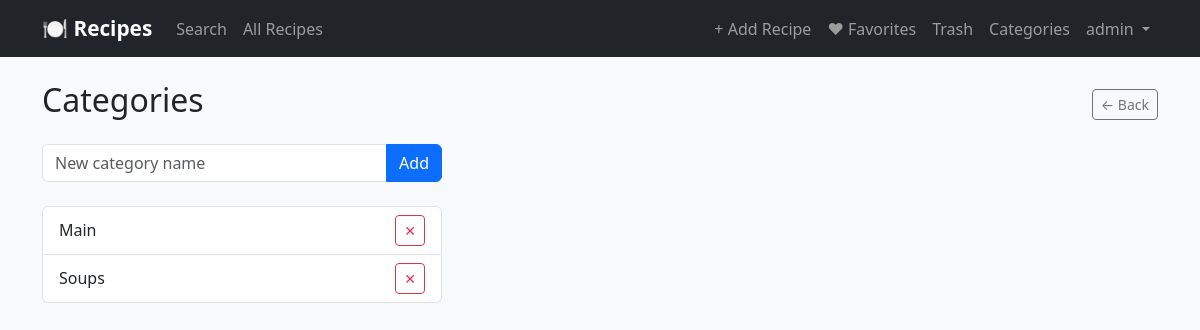
The app's page /admin/categories (signed in) with its own data.
### entities/user.py (models this page shows, shortened)
class User(UserMixin, db.Model):
    __tablename__ = 'users'
    id            = db.Column(db.Integer, primary_key=True)
    username      = db.Column(db.String(100), unique=True, nullable=False)
    email         = db.Column(db.String(255), unique=True, nullable=False, index=True)
    password_hash = db.Column(db.String(255), nullable=False)
    role          = db.Column(db.String(20), default='user')  # 'user' | 'admin'
    bio           = db.Column(db.Text, nullable=True)
    avatar_path   = db.Column(db.String(512), nullable=True)
    is_active     = db.Column(db.Boolean, default=True, nullable=False)
    created_at    = db.Column(db.DateTime, default=datetime.utcnow)
    updated_at    = db.Column(db.DateTime, default=datetime.utcnow, onupdate=datetime.utcnow)
    recipes  = db.relationship('Recipe', backref='author', lazy='dynamic',
                               foreign_keys='Recipe.author_id')
    favorites = db.relationship('Favorite', backref='user', lazy='dynamic')
    ratings   = db.relationship('Rating',   backref='user', lazy='dynamic')
    comments  = db.relationship('Comment',  backref='user', lazy='dynamic')
    def is_admin(self):
        return self.role == 'admin'

### entities/category.py (models this page shows, shortened)
class Category(db.Model):
    __tablename__ = 'categories'
    id          = db.Column(db.Integer, primary_key=True)
    name        = db.Column(db.String(120), unique=True, nullable=False)
    slug        = db.Column(db.String(140), unique=True, nullable=False)
    description = db.Column(db.String(255), nullable=True)
    image_path  = db.Column(db.String(512), nullable=True)
    created_at  = db.Column(db.DateTime, default=datetime.utcnow)
    recipes = db.relationship('Recipe', backref='category', lazy='dynamic')

### app.py (the view, shortened to what this page needs)
@app.route('/admin/categories', methods=['GET', 'POST'])
@login_required
def categories():
    if not current_user.is_admin():
        flash('Access denied', 'danger')
        return redirect(url_for('index'))
    cats = Category.query.all()
    return render_template('categories.html', categories=cats)

### templates/categories.html (shortened to what this page needs)
{% extends "base.html" %}
{% block content %}
<div class="d-flex justify-content-between align-items-center mb-3">
  <h2>Categories</h2>
  <a href="{{ url_for('index') }}" class="btn btn-outline-secondary btn-sm">← Back</a>
</div>
<form method="post" class="mb-4">
  <div class="input-group" style="max-width:400px;">
    <input name="name" class="form-control" placeholder="New category name" required>
    <button class="btn btn-primary">Add</button>
  </div>
</form>
{% if categories %}
<ul class="list-group" style="max-width:400px;">
  {% for c in categories %}
  <li class="list-group-item d-flex justify-content-between align-items-center">
    <span>{{ c.name }}</span>
    <form method="post" action="{{ url_for('category_delete', cat_id=c.id) }}" style="margin:0;">
      <button class="btn btn-sm btn-outline-danger" onclick="return confirm('Delete category {{ c.name }}? Recipes will remain but lose their category.')">✕</button>
    </form>
  </li>
  {% endfor %}
</ul>
{% else %}
  <div class="alert alert-info" style="max-width:400px;">No categories yet.</div>
{% endif %}
{% endblock %}

### templates/base.html (shortened to what this page needs)
<!doctype html>
<html lang="en">
<head>
  <link href="https://cdn.jsdelivr.net/npm/bootstrap@5.3.0/dist/css/bootstrap.min.css" rel="stylesheet">
</head>
<body class="bg-light">
<nav class="navbar navbar-expand-lg navbar-dark bg-dark mb-4">
  <div class="container">
    <a class="navbar-brand" href="{{ url_for('index') }}">🍽 Recipes</a>
    <div class="collapse navbar-collapse" id="navMenu">
      <ul class="navbar-nav me-auto">
        <li class="nav-item"><a class="nav-link" href="{{ url_for('index') }}">Search</a></li>
        <li class="nav-item"><a class="nav-link" href="{{ url_for('all_recipes') }}">All Recipes</a></li>
      </ul>
      <ul class="navbar-nav ms-auto">
        {% if current_user.is_authenticated %}
          <li class="nav-item"><a class="nav-link" href="{{ url_for('add_recipe') }}">+ Add Recipe</a></li>
          <li class="nav-item"><a class="nav-link" href="{{ url_for('favorites') }}">❤ Favorites</a></li>
          <li class="nav-item"><a class="nav-link" href="{{ url_for('trash') }}">Trash</a></li>
          {% if current_user.is_admin() %}
            <li class="nav-item"><a class="nav-link" href="{{ url_for('categories') }}">Categories</a></li>
          {% endif %}
          <li class="nav-item dropdown">
            <a class="nav-link dropdown-toggle" href="#" data-bs-toggle="dropdown">
              {{ current_user.username }}
            </a>
          </li>
        {% else %}
          <li class="nav-item"><a class="nav-link" href="{{ url_for('auth.login') }}">Log In</a></li>
          <li class="nav-item"><a class="nav-link" href="{{ url_for('auth.register') }}">Register</a></li>
        {% endif %}
      </ul>
    </div>
  </div>
</nav>
<div class="container">
  {% block content %}{% endblock %}
</div>
</body>
</html>

### templates/base.html (style rules this page uses)
.navbar-brand { font-weight:700; font-size:1.3rem; }

### records on screen
User: username "admin"
Category: name "Main"
Category: name "Soups"
